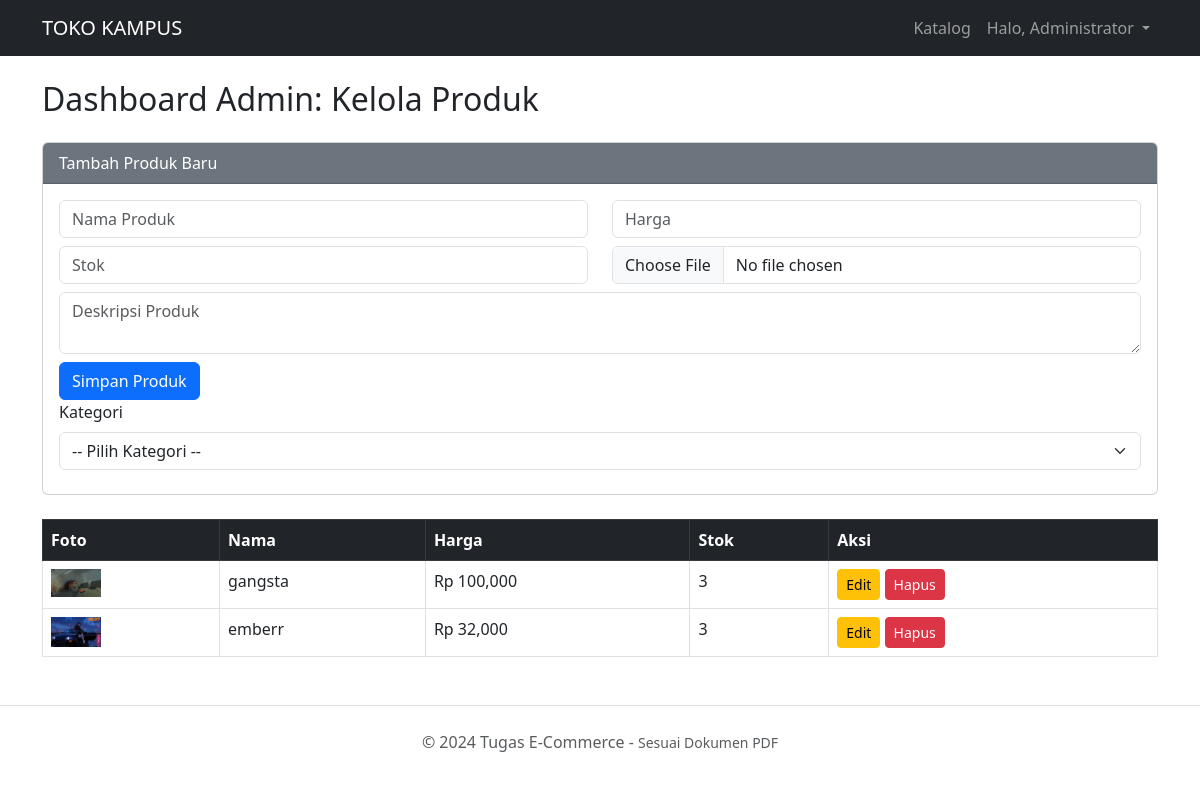
The page /toko_online/admin_produk.php (signed in) on the database as committed earlier.
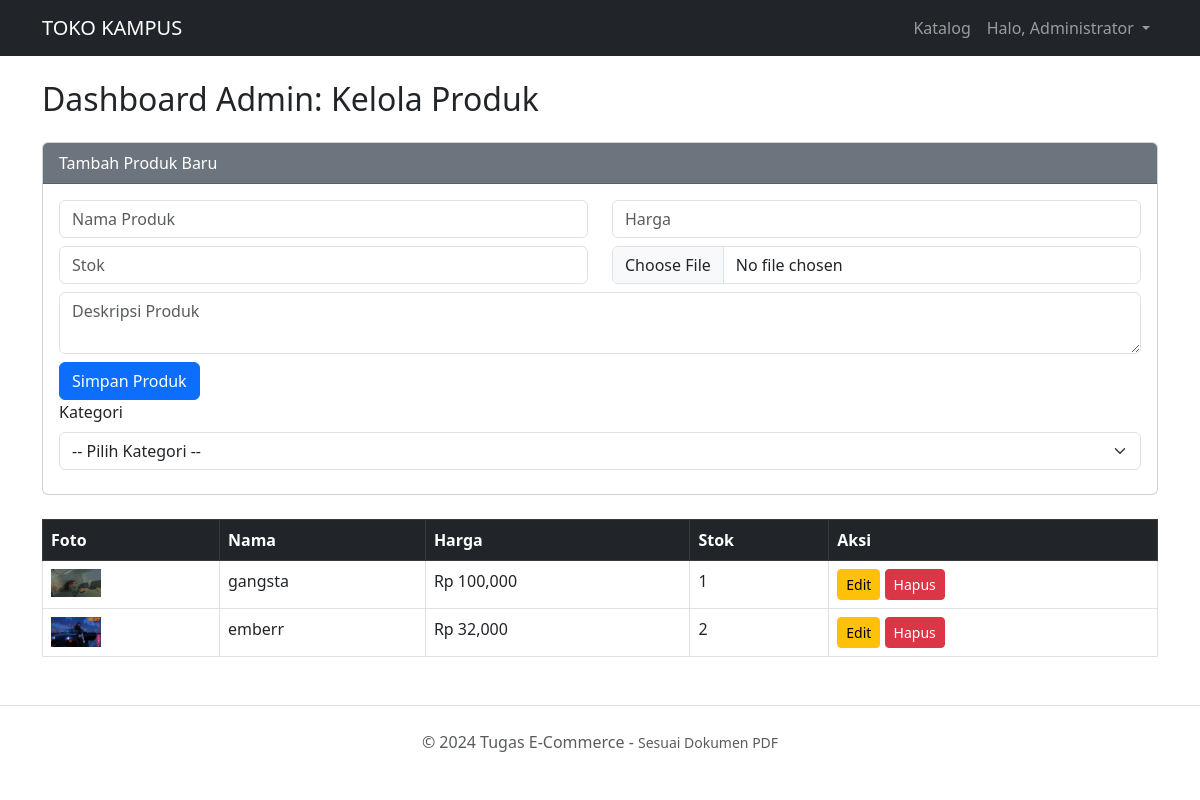
The same page on the database as committed later.
### tables this page shows
CREATE TABLE `products` (
  `id` int(11) NOT NULL,
  `category_id` int(11) DEFAULT NULL,
  `name` varchar(100) NOT NULL,
  `price` decimal(10,2) NOT NULL,
  `stock` int(11) NOT NULL,
  `description` text DEFAULT NULL,
  `image` varchar(255) DEFAULT NULL
);

### toko_online/admin_produk.php (the view, shortened to what this page needs)
<?php include 'koneksi.php'; include 'header.php';
?>
<h2 class="mb-4">Dashboard Admin: Kelola Produk</h2>
<div class="card mb-4">
    <div class="card-header bg-secondary text-white">Tambah Produk Baru</div>
    <div class="card-body">
        <form method="post" enctype="multipart/form-data">
            <div class="row">
                <div class="col-md-6 mb-2"><input type="text" name="nama" class="form-control" placeholder="Nama Produk" required></div>
                <div class="col-md-6 mb-2"><input type="number" name="harga" class="form-control" placeholder="Harga" required></div>
                <div class="col-md-6 mb-2"><input type="number" name="stok" class="form-control" placeholder="Stok" required></div>
                <div class="col-md-6 mb-2"><input type="file" name="foto" class="form-control" required></div>
                <div class="col-12 mb-2"><textarea name="deskripsi" class="form-control" placeholder="Deskripsi Produk"></textarea></div>
                <div class="col-12"><button type="submit" name="tambah" class="btn btn-primary">Simpan Produk</button></div>
            </div>
            <div class="col-md-12 mb-2">
                <label class="form-label">Kategori</label>
                <select name="category_id" class="form-select" required>
                <option value="">-- Pilih Kategori --</option>
                </select>
            </div>
        </form>
    </div>
</div>
<table class="table table-hover table-bordered">
    <thead class="table-dark"><tr><th>Foto</th><th>Nama</th><th>Harga</th><th>Stok</th><th>Aksi</th></tr></thead>
    <tbody>
        <?php
        $products = mysqli_query($conn, "SELECT * FROM products ORDER BY id DESC");
        while ($p = mysqli_fetch_assoc($products)) {
            echo "<tr>
                <td><img src='assets/img/{$p['image']}' width='50'></td>
                <td>{$p['name']}</td>
                <td>Rp ".number_format($p['price'])."</td>
                <td>{$p['stock']}</td>
                <td>
                    <a href='edit_produk.php?id={$p['id']}' class='btn btn-warning btn-sm'>Edit</a>
                    <a href='hapus_produk.php?id={$p['id']}' class='btn btn-danger btn-sm'>Hapus</a>
                </td>
            </tr>";
        }
        ?>
    </tbody>
</table>
<?php include 'footer.php'; ?>

Rows that differ between the two databases and show on the page:
changed products "gangsta": stock "3" → "1"
changed products "emberr": stock "3" → "2"
